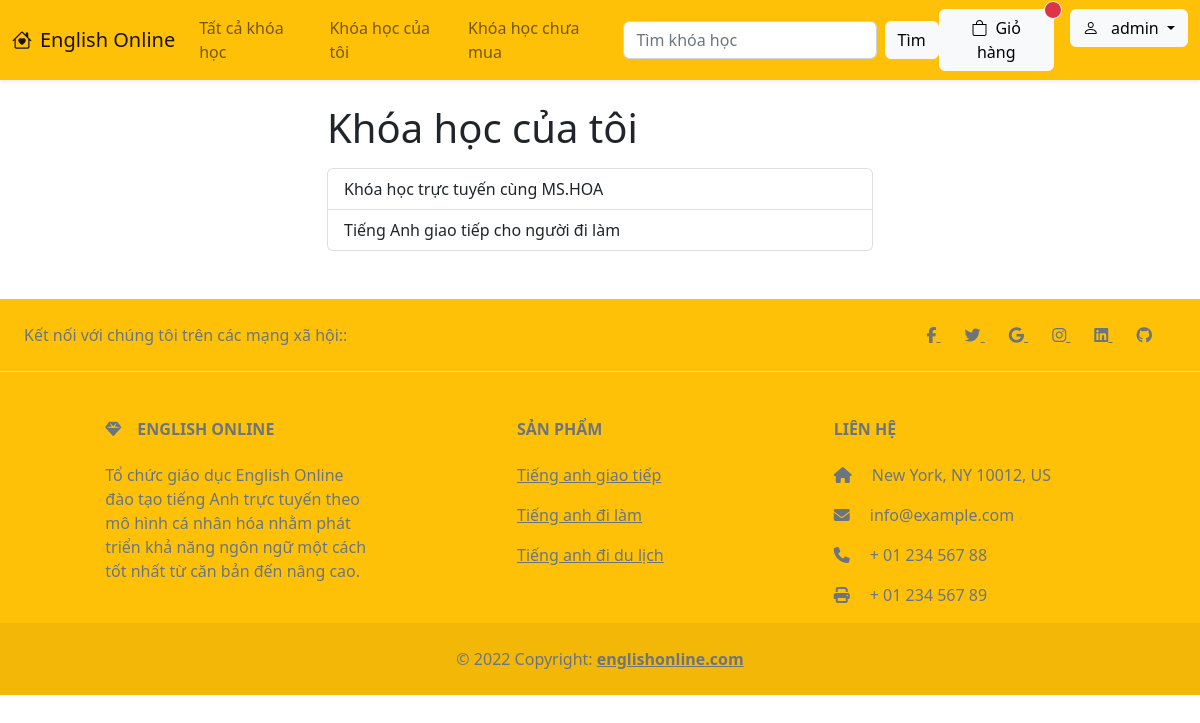
The page /my-courses/ (signed in) on the database its author committed.
### CM/models.py (models this page shows, shortened)
class UserCourse(models.Model):
    user = models.ForeignKey(User, on_delete=models.CASCADE)
    course = models.ForeignKey(Course, on_delete=models.CASCADE)
    time_added = models.TimeField(auto_now=True)
    STATUS_CHOICES = [
        ('added','Đã thêm vào giỏ hàng'),
        ('waiting', 'Đang chờ thanh toán'),
        ('purchased', 'Đã thanh toán')
    ]
    status = models.CharField(max_length=10, choices=STATUS_CHOICES, default='added')
    class Meta:
        unique_together = ['user', 'course']

class Course(models.Model):
    title = models.CharField(max_length=200)
    img = models.ImageField(upload_to='images/')
    descreption = models.CharField(max_length=1000)
    price = models.IntegerField()
    videos = models.ManyToManyField('Video', blank=True)
    tag_name = models.CharField(max_length=20, blank=True, null=True)

### CM/views.py (the view)
# urls.py: path('my-courses/', views.my_courses, name='my-courses'),
@login_required
def my_courses(request):
    courses = UserCourse.objects.filter(user=request.user, status='purchased')
    context = {
        'courses': courses
    }
    return render(request, 'my-courses.html', context)

### CM/templates/my-courses.html
{% extends 'base.html' %}
{% block content %}
<div class="container">
    <div class="row justify-content-center">
        <div class="col-12 col-lg-6 col-md-8">
            <h1 class="mb-3">Khóa học của tôi</h1>
            <ul class="list-group">
                {% for course in courses %}
                    <a href="{% url 'my_course_detail' course.id %}" class="list-group-item list-group-item-action">
                        {{ course.course.title }}
                    </a>
                {% endfor %}
            </ul>
        </div>
    </div>
</div>
{% endblock%}

### CM/templates/header.html (shortened to what this page needs)
<nav class="navbar navbar-expand-lg bg-warning mb-4 shadow-sm">
    <div class="container-fluid">
      <a class="navbar-brand" href="{% url 'index' %}">
        {% load static %}
        <i class="bi bi-house-heart me-2"></i>English Online
      </a>
      <div class="collapse navbar-collapse" id="navbarSupportedContent">
        <ul class="navbar-nav mb-2 mb-lg-0">
          <li class="nav-item">
            <a class="nav-link" aria-current="page" href="{% url 'courses' %}">Tất cả khóa học</a>
          </li>
          {% if request.user.is_authenticated %}
          <li class="nav-item">
            <a class="nav-link" href="{% url 'my-courses' %}">Khóa học của tôi</a>
          </li>
          <li class="nav-item">
            <a class="nav-link" href="{% url 'course_notbuy' %}">Khóa học chưa mua</a>
          </li>
          {% endif %}
        </ul>
        <form class="d-flex" role="search" action="{% url 'search_result' %}" method="GET" >
            <input class="form-control me-2" type="search" placeholder="Tìm khóa học" aria-label="Search" list="datalistOptions" id="exampleDataList" name="keyword">
            <button class="btn btn-light" type="submit" value="submit">Tìm</button>
        </form>
        <ul class="navbar-nav ms-auto mb-2 mb-lg-0">
            {% if not request.user.is_authenticated %}
          <li class="nav-item me-2 mt-lg-0 mt-2">
            <a class="btn btn-outline-dark" href="{% url 'login' %}"><i class="bi bi-box-arrow-in-right me-2"></i>Đăng nhập</a>
          </li>
          <li class="nav-item mt-lg-0 mt-2">
            <a class="btn btn-dark" href="{% url 'register' %}">Đăng ký</a>
          </li>
          {% else %}
          <li class="nav-item mt-lg-0 mt-2">
          <a href="{% url 'cart' %}" class="btn btn-light position-relative me-3">
            <i class="bi bi-bag me-2"></i>Giỏ hàng
            {% for i in request.user.usercourse_set.all %}
              {% if i.status == 'added' or i.status == 'waiting'  %}
            <span class="position-absolute top-0 start-100 translate-middle badge border border-light rounded-circle bg-danger p-2"><span class="visually-hidden">unread messages</span></span>
              {% endif %}
              {% endfor %}
          </a>
        </li>
          <li class="nav-item mt-lg-0 mt-2 dropdown">
            <a class="btn btn-light dropdown-toggle" href="#" role="button" data-bs-toggle="dropdown" aria-expanded="false"><i class="bi bi-person me-2"></i>
              {{ request.user.username }}
            </a>
          </li>
        </ul>
          {% endif %}
      </div>
    </div>
  </nav>

### rows shown on the page
UserCourse: course "Khóa học trực tuyến cùng MS.HOA"
UserCourse: course "Tiếng Anh giao tiếp cho người đi làm"

### other values the page prints
{{ request.user.username }} "admin"
